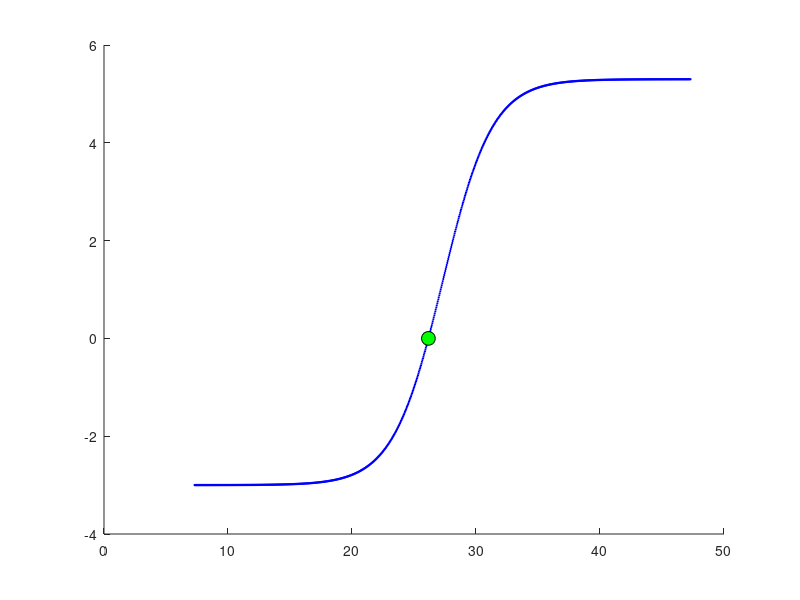

MATLAB code to generate this figure: (Note: this script raises an error after producing the figure.)
function generalized_fzero_sigmoid_function()

clc; close all; clear;

% sigmoid function paramters
a = 27.3; b = 2; c = 8.3; d = -3;
fun = @(x) c*exp((x-a)/b)./(1 + exp((x-a)/b)) + d;
% x = 10;
% fun = @(x) (x.^3)/100 - (x.^2)/8 + 2*x + 6*sin(x/2+6) - .7 - exp(x/6);

% Newton solver parameters
dxtol = 1e-12;
ftol = 1e-12;
max_iter = 100;
dxmax = 1e6;

%find root using fzero
target_root = fzero(fun,a);
%target_root = fzero(fun,x)

% inital guesses
x0_list = linspace (a-20, a+20, 1000);
% x0_list = linspace (x-20, x+20, 1000);
% store successes
success_list = false(size(x0_list));

% test each guest
for n = 1:length(x0_list)
    %current initial guess
    x0 = x0_list(n);
    % Run newton's method
    [~,exit_flag,~] = fzero(fun,x0);
    % Record if succeed
    if abs(exit_flag) > 0
        success_list(n) = true;
    else
        success_list(n) = false;
    end
end 

% values for plotting
y_list = fun(x0_list);

figure;
hold on;
% plot successes
h1 = plot(x0_list(success_list),y_list(success_list),'bo','MarkerSize',1, ...
    'MarkerFaceColor','b','DisplayName','successful Convergence');
% plot failed initials guesses
h2 = plot(x0_list(~success_list),y_list(~success_list),'ro','MarkerSize',1, ...
    'MarkerFaceColor','r','DisplayName','failed Convergence');
if ~any(~success_list)
    h2 = plot(NaN, NaN, 'ro', ...
        'MarkerSize', 1, ...
        'MarkerFaceColor', 'r', ...
        'DisplayName', 'Failed Convergence');
end
%plot root
h3 = plot(target_root,0,'ko','MarkerSize',10, ...
    'MarkerFaceColor','g','DisplayName','root');
h4 = yline(0,'k--','LineWidth',1.5,'Displayname','y=0');
xlabel ('Function Input, x (-)','FontSize',14);
ylabel ('Function Output, f(x) (-)','FontSize',14);
title ("fzero's Method: Convergence of Inital Guesses for Sigmoid Function",'FontSize', 11)
legend([h1 h2 h3 h4],{'Successful Convergence','Failed Convergence','y = 0','Root'}, ...
    'Location','best','FontSize',10);
xlim([4 50]);
ylim([-4 6]);
hold off
end
